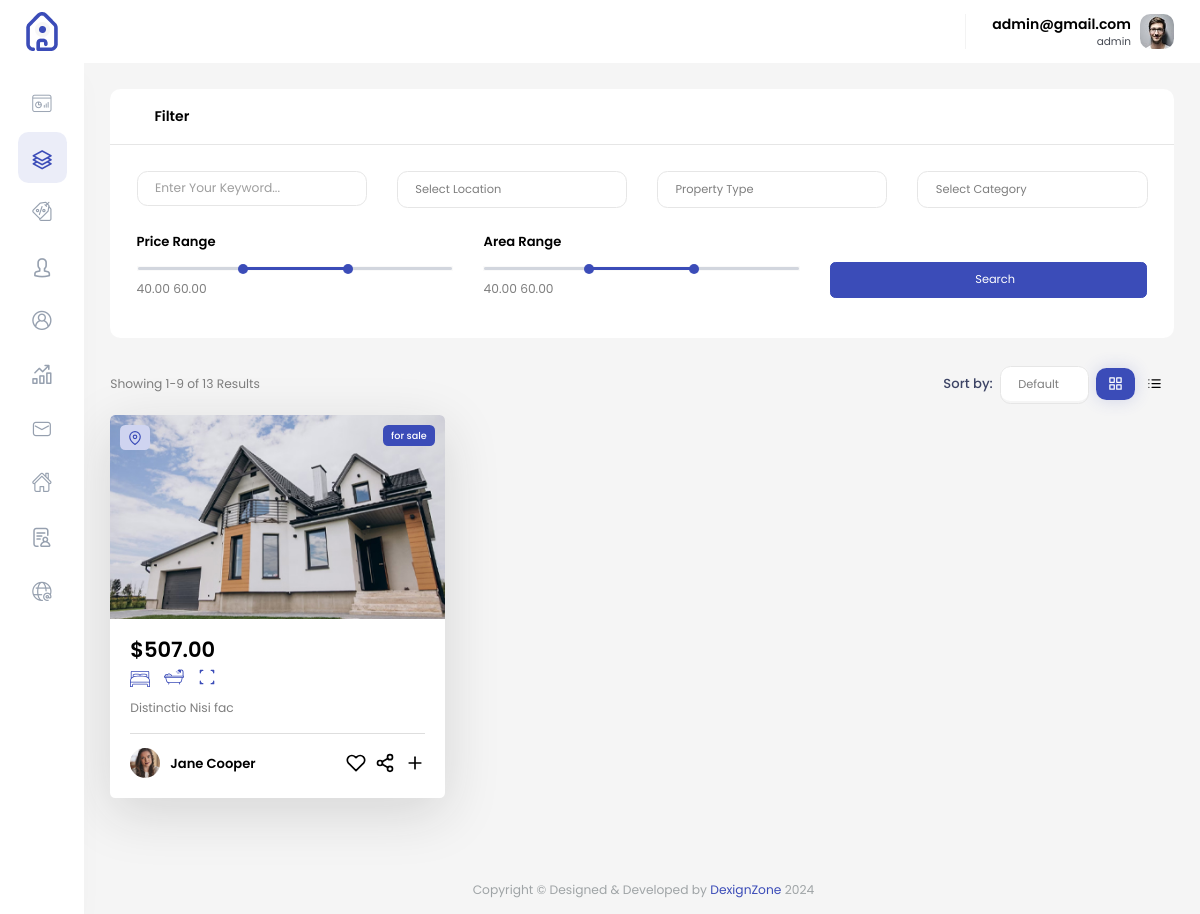
Before: /property/admin/list-property/ (signed in) with the older database file.
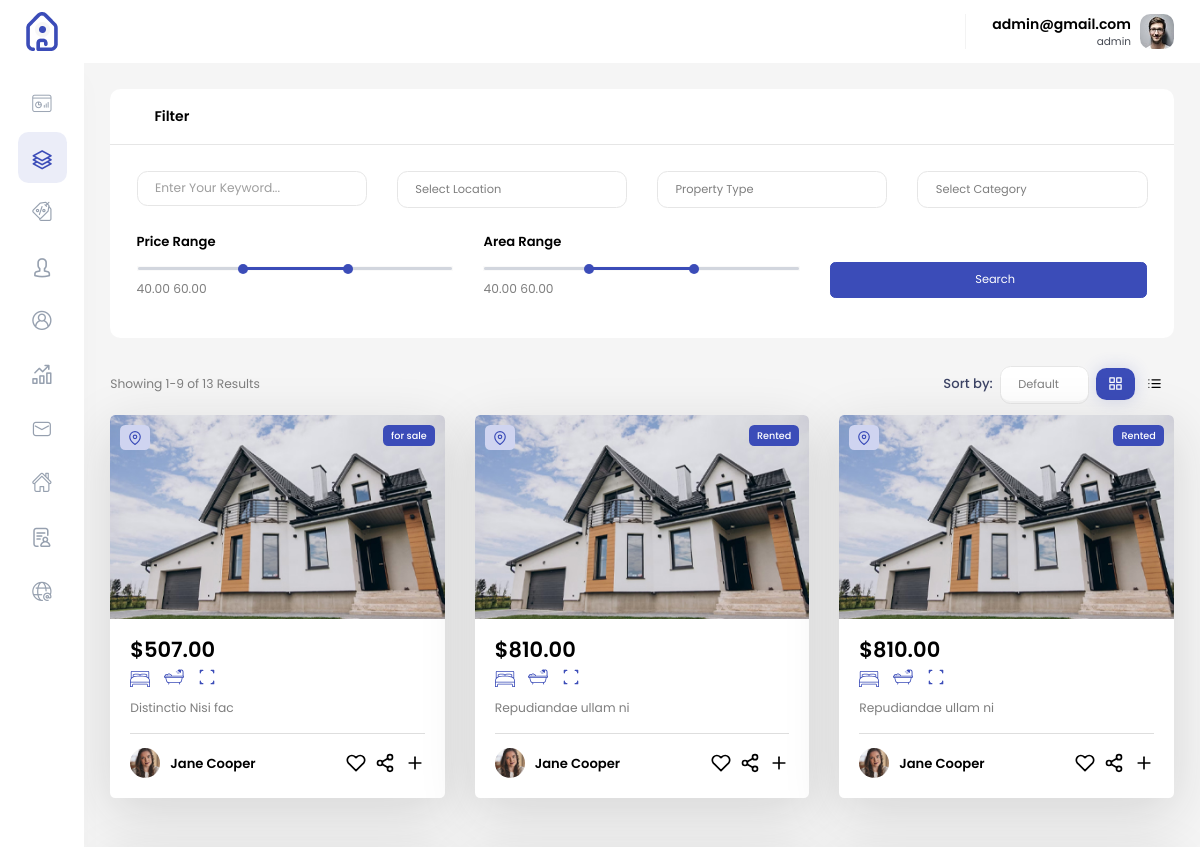
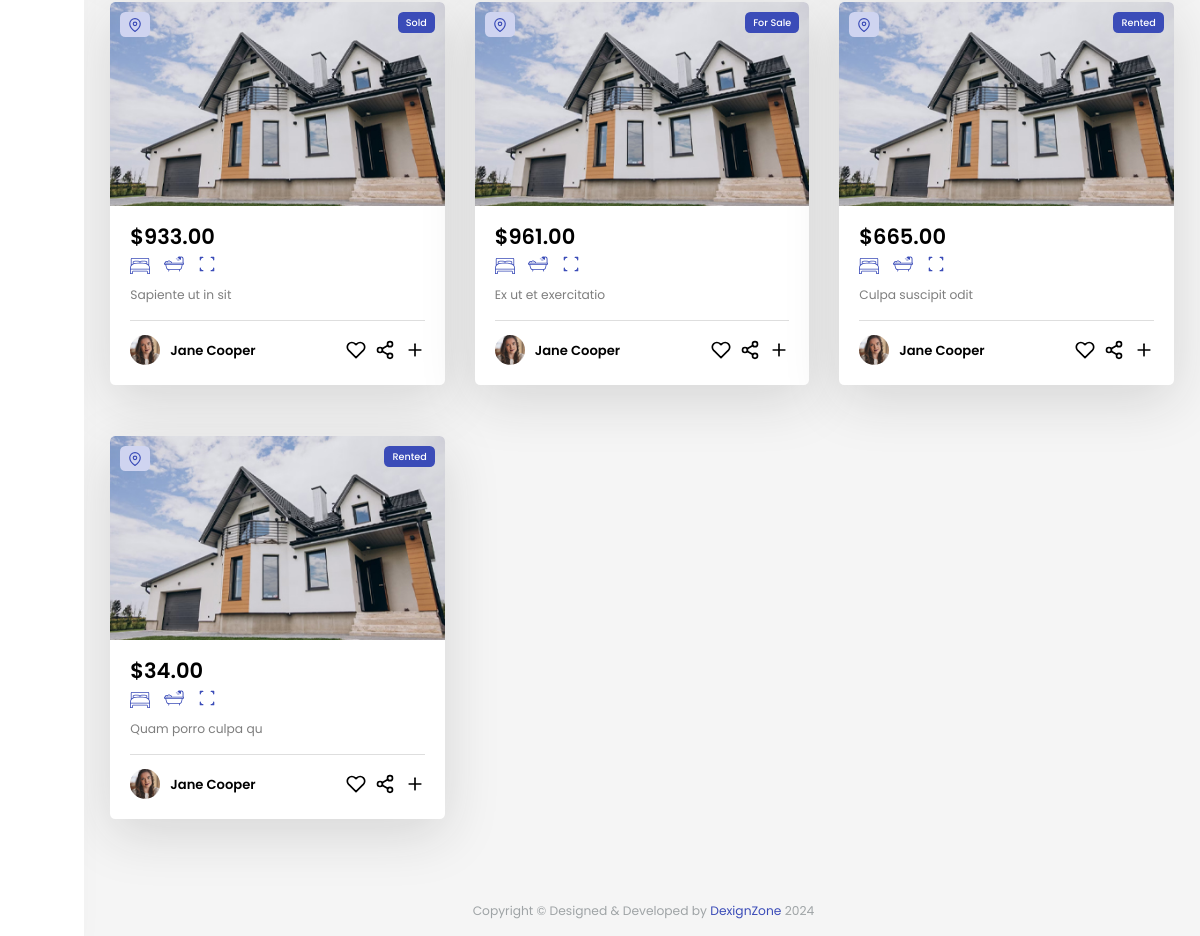
After: the same page with the newer database file (2 pictures, top to bottom).
### property/models.py (models this page shows, shortened)
class Property(models.Model):
    PROPERTY_CATEGORIES = [
        ('apartment', 'Apartment'),
        ('condo', 'Condo'),
        ('house', 'House'),
        ('industrial', 'Industrial'),
        ('villa', 'Villa'),
    ]
    LISTING_STATUSES = [
        ('for sale', 'For Sale'),
        ('for rent', 'For Rent'),
        ('sold', 'Sold'),
        ('rented', 'Rented'),
        ('liked', 'Liked'),
    ]
    property_id = models.AutoField(primary_key=True)
    agent = models.ForeignKey(User, on_delete=models.CASCADE, related_name='properties', limit_choices_to=Q(user_type='agent')|Q(user_type= 'admin'))
    title = models.CharField(max_length=255)
    description = models.TextField()
    category = models.CharField(max_length=20, choices=PROPERTY_CATEGORIES)
    status = models.CharField(max_length=10, choices=LISTING_STATUSES)
    price = models.DecimalField(max_digits=10, decimal_places=2)
    created_at = models.DateTimeField(auto_now_add=True)
    updated_at = models.DateTimeField(auto_now=True)

### property/views.py (the view)
# urls.py: path('admin/list-property/',AdminPropertyListView.as_view(), name='admin-list-property'),
class AdminPropertyListView(View):
    permission_class = IsAdminUser()  # Define the permission class
    def dispatch(self, request, *args, **kwargs):
        try:
            if self.permission_class:
                self.permission_class(request)  # Call the permission check
            return super().dispatch(request, *args, **kwargs)
        except PermissionDenied:
            return render(request, 'error/error_403.html', status=403)
    def get(self, request, *args, **kwargs):
        return render(request, 'admin/property/property-list.html')

### account/context_processor.py (called while the page is built)
def accounts(request):
    useraddress = UserAddress.objects.all()
    usersocialmedia = UserSocialMediaProfile.objects.all()
    userdetail = User.objects.all()
    return {
        'useraddress': useraddress,
        'usermedia': usersocialmedia,
        'userdetail': userdetail,
    }

def user_profile_context(request):
    if request.user.is_authenticated:
        try:
            user_profile = User.objects.get(user_id=request.user.user_id)
        except User.DoesNotExist:
            user_profile = None
    else:
        user_profile = None
    return {
        'user_profile': user_profile,
    }

### propertymanagement/permisssions.py (called while the page is built)
    def __call__(self, request):
        if not request.user.is_authenticated or request.user.user_type != 'admin':
            raise PermissionDenied("You do not have permission to access this page.")

### templates/admin/property/property-list.html (shortened to what the changed rows need)
{% extends 'admin/admin_base/admin_base.html' %} {% load static %}
{% block content %}
<div class="content-body">
  <div class="container-fluid">
    <div class="tab-content">
      <div id="navpills-1" class="tab-pane active">
        <div class="row">
          {% for property in properties %}
          <div class="col-xl-3 col-xxl-4 col-md-6 col-sm-6 col-lg-4 m-b30">
            <a href="{% url 'property:admin-detail-property' %}">
            <div class="property-card style-1">
              <div class="dz-media">
                <ul>
                  <li class="badge badge-sm badge-primary light">
                    <svg
                      xmlns="http://www.w3.org/2000/svg"
                      width="14"
                      height="14"
                      viewBox="0 0 24 24"
                      fill="none"
                      stroke="currentColor"
                      stroke-width="2"
                      stroke-linecap="round"
                      stroke-linejoin="round"
                      class="feather feather-map-pin"
                    >
                      <path
                        d="M21 10c0 7-9 13-9 13s-9-6-9-13a9 9 0 0 1 18 0z"
                      ></path>
                      <circle cx="12" cy="10" r="3"></circle>
                    </svg>
                  </li>
                  <li class="rent badge badge-sm badge-primary">{{property.status}}</li>
                </ul>
                <img src="/static/images/property/1.jpg" alt="/" />
              </div>
              <div class="dz-content">
                <h3 class="title">${{property.price}}</h3>
                <div class="dz-meta">
                  <ul>
                    <li>
                      <a href="javascript:void(0);"
                        >
                        {{listing.bedrooms}}</a
                      >
                    </li>
                    <li class="">
                      <a href="javascript:void(0);"
                        >
                      </a>
                    </li>
                    <li class="">
                      <a href="javascript:void(0);"
                        >
                      </a>
                    </li>
                  </ul>
                </div>
                <p>
                  {{ property.description|truncatechars:40 }}
                </p>
                <hr />
                <div class="dz-footer">
                  <div class="property-card">
                    <div class="property-media">
                      <img src="/static/images/avatar/4.jpg" alt="/" />
                    </div>
                    <h6 class="title mb-0">Jane Cooper</h6>
                  </div>
                  <ul>
                    <li>
                      <a href="javascript:void(0);"
                        ></a>
                    </li>
                    <li>
                      <a href="javascript:void(0);"
                        ></a>
                    </li>
                    <li>
                      <a href="javascript:void(0);"
                        ><svg
                          xmlns="http://www.w3.org/2000/svg"
                          width="24"
                          height="24"
                          viewBox="0 0 24 24"
                          fill="none"
                          stroke="currentColor"
                          stroke-width="2"
                          stroke-linecap="round"
                          stroke-linejoin="round"
                          class="feather feather-plus"
                        >
                          <line x1="12" y1="5" x2="12" y2="19"></line>
                          <line x1="5" y1="12" x2="19" y2="12"></line></svg
                      ></a>
                    </li>
                  </ul>
                </div>
              </div>
            </div>
              </a>
          </div>
          {% endfor %}
        </div>
      </div>
    </div>
  </div>
</div>
{% endblock content %}

Changed rows visible on the page:
added Property: status "Rented", price "810.00", description "Repudiandae ullam ni"
added Property: status "Rented", price "810.00", description "Repudiandae ullam ni"
added Property: status "Sold", price "933.00", description "Sapiente ut in sit"
added Property: status "For Sale", price "961.00", description "Ex ut et exercitatio"
added Property: status "Rented", price "665.00", description "Culpa suscipit odit"
added Property: status "Rented", price "34.00", description "Quam porro culpa qu"
